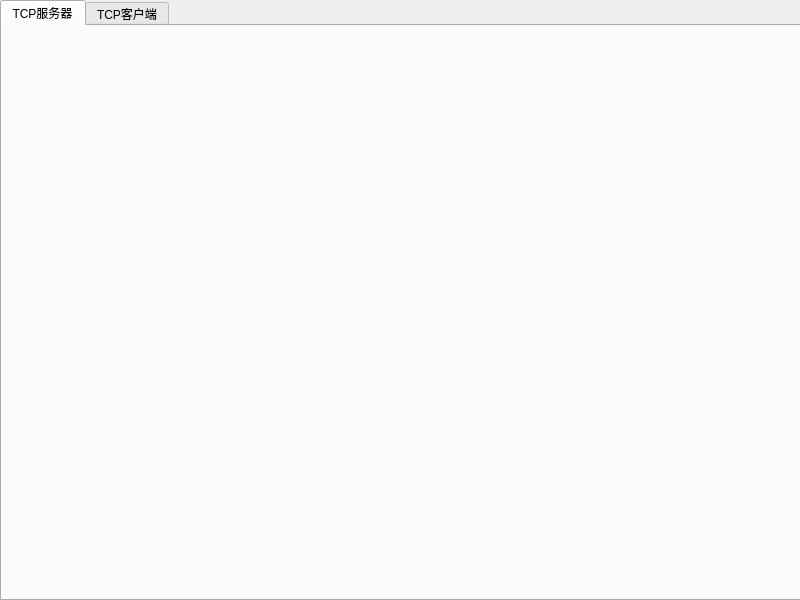
<?xml version="1.0" encoding="UTF-8"?>
<ui version="4.0">
 <class>Widget</class>
 <widget class="QWidget" name="Widget">
  <property name="geometry">
   <rect>
    <x>0</x>
    <y>0</y>
    <width>800</width>
    <height>600</height>
   </rect>
  </property>
  <property name="windowTitle">
   <string>Widget</string>
  </property>
  <widget class="QTabWidget" name="tabWidget">
   <property name="geometry">
    <rect>
     <x>0</x>
     <y>0</y>
     <width>801</width>
     <height>601</height>
    </rect>
   </property>
   <property name="currentIndex">
    <number>0</number>
   </property>
   <widget class="QWidget" name="tab">
    <attribute name="title">
     <string>TCP服务器</string>
    </attribute>
   </widget>
   <widget class="QWidget" name="tab_2">
    <attribute name="title">
     <string>TCP客户端</string>
    </attribute>
   </widget>
  </widget>
 </widget>
 <resources/>
 <connections/>
</ui>
